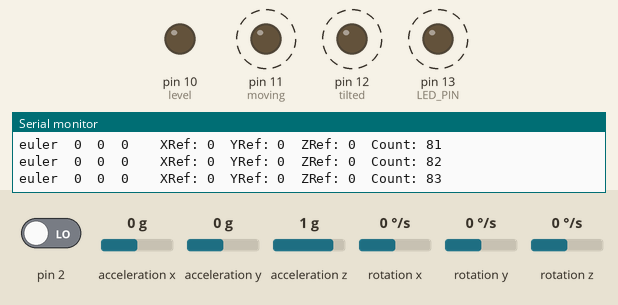
Simulated run of this sketch. Board: Arduino Uno, built with avr-gcc and run on an emulated ATmega328P. Shown: output pins drawn as LEDs (lit = HIGH), the last lines printed to the serial monitor. Dashed ring = blinking. The test bench sets the inputs (shaded band); at power-on: acceleration x 0 g, acceleration y 0 g, acceleration z 1 g, rotation z 0 °/s, pin 2 LOW, rotation x 0 °/s, rotation y 0 °/s. The sensor or clock chip raises its interrupt line as the real part does.

Above: at 1.7 s.
1.8 s: acceleration x set to -1.4 g
At 2.1 s:
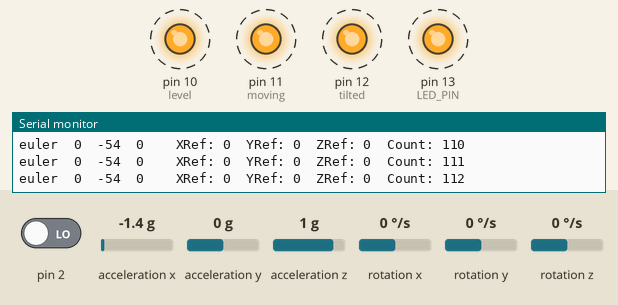
4.8 s: acceleration y set to 0.8 g
At 5.25 s:
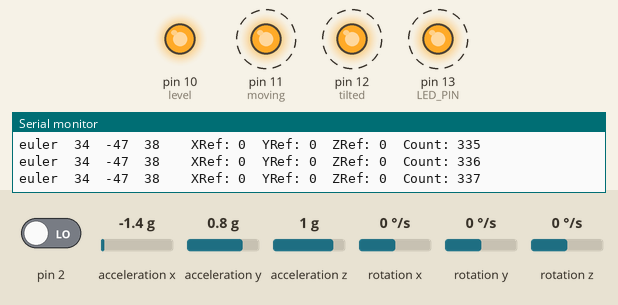
7.8 s: acceleration z set to -1.4 g
10.8 s: rotation z set to -192 °/s
19.8 s: acceleration y set to 0.7 g
At 20.14 s:
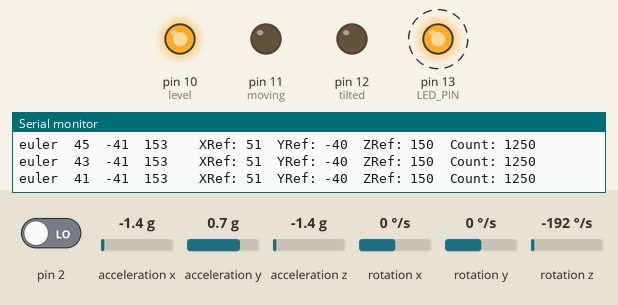
22.8 s: acceleration y set to 0.4 g
At 23.77 s:
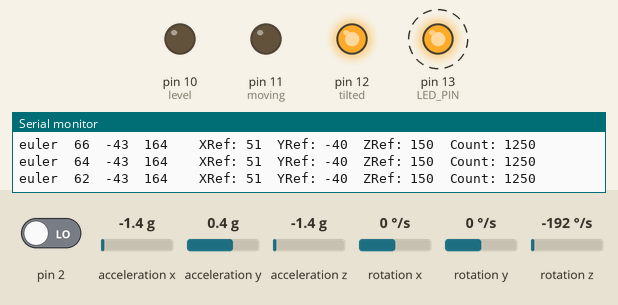
Timing chart, 0 to 26.8 s (numbered marks = the images above; inputs shaded):
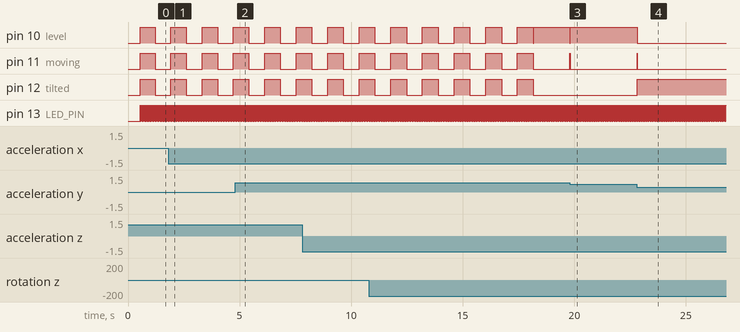

The sketch:

LevelerSensor.ino
```cpp
// I2C device class (I2Cdev) demonstration Arduino sketch for MPU6050 class using DMP (MotionApps v2.0)
// 6/21/2012 by Jeff Rowberg <jeff@rowberg.net>
// Updates should (hopefully) always be available at https://github.com/jrowberg/i2cdevlib

// I2Cdev and MPU6050 must be installed as libraries, or else the .cpp/.h files
// for both classes must be in the include path of your project
#include "I2Cdev.h"

#include "MPU6050_6Axis_MotionApps20.h"
//#include "MPU6050.h" // not necessary if using MotionApps include file

// Arduino Wire library is required if I2Cdev I2CDEV_ARDUINO_WIRE implementation
// is used in I2Cdev.h
#if I2CDEV_IMPLEMENTATION == I2CDEV_ARDUINO_WIRE
    #include "Wire.h"
#endif

// class default I2C address is 0x68
// specific I2C addresses may be passed as a parameter here
// AD0 low = 0x68 (default for SparkFun breakout and InvenSense evaluation board)
// AD0 high = 0x69
MPU6050 mpu;
//MPU6050 mpu(0x69); // <-- use for AD0 high

/* =========================================================================
   NOTE: In addition to connection 3.3v, GND, SDA, and SCL, this sketch
   depends on the MPU-6050's INT pin being connected to the Arduino's
   external interrupt #0 pin. On the Arduino Uno and Mega 2560, this is
   digital I/O pin 2.
 * ========================================================================= */

/* =========================================================================
   NOTE: Arduino v1.0.1 with the Leonardo board generates a compile error
   when using Serial.write(buf, len). The Teapot output uses this method.
   The solution requires a modification to the Arduino USBAPI.h file, which
   is fortunately simple, but annoying. This will be fixed in the next IDE
   release. For more info, see these links:

   http://arduino.cc/forum/index.php/topic,109987.0.html
   http://code.google.com/p/arduino/issues/detail?id=958
 * ========================================================================= */


#define LED_PIN 13 // (Arduino is 13, Teensy is 11, Teensy++ is 6)
#define calibrateCount 1250
bool blinkState = false;
int tilted = 12;    // Red LED
int moving = 11;    // Yellow LED
int level = 10;     // Green LED
int count = 0;      // Counts to a number while calibrating sensor (10 secs)
int refX, refY, refZ;     // Reference value after calibration
int dx, dy, dz, tempx, tempy, tempz;
int accelX, accelY, accelZ;
bool setRef = false;      // false until reference values are set

// MPU control/status vars
bool dmpReady = false;  // set true if DMP init was successful
uint8_t mpuIntStatus;   // holds actual interrupt status byte from MPU
uint8_t devStatus;      // return status after each device operation (0 = success, !0 = error)
uint16_t packetSize;    // expected DMP packet size (default is 42 bytes)
uint16_t fifoCount;     // count of all bytes currently in FIFO
uint8_t fifoBuffer[64]; // FIFO storage buffer

// orientation/motion vars
Quaternion q;           // [w, x, y, z]         quaternion container
VectorInt16 aa;         // [x, y, z]            accel sensor measurements
VectorInt16 aaReal;     // [x, y, z]            gravity-free accel sensor measurements
VectorInt16 aaWorld;    // [x, y, z]            world-frame accel sensor measurements
VectorFloat gravity;    // [x, y, z]            gravity vector
float euler[3];         // [psi, theta, phi]    Euler angle container
float ypr[3];           // [yaw, pitch, roll]   yaw/pitch/roll container and gravity vector

// packet structure for InvenSense teapot demo
uint8_t teapotPacket[14] = { '$', 0x02, 0,0, 0,0, 0,0, 0,0, 0x00, 0x00, '\r', '\n' };


// ================================================================
// ===               INTERRUPT DETECTION ROUTINE                ===
// ================================================================

volatile bool mpuInterrupt = false;     // indicates whether MPU interrupt pin has gone high
void dmpDataReady() {
    mpuInterrupt = true;
}


// ================================================================
// ===                      INITIAL SETUP                       ===
// ================================================================

void setup() {
    // join I2C bus (I2Cdev library doesn't do this automatically)
    #if I2CDEV_IMPLEMENTATION == I2CDEV_ARDUINO_WIRE
        Wire.begin();
        TWBR = 24; // 400kHz I2C clock (200kHz if CPU is 8MHz)
    #elif I2CDEV_IMPLEMENTATION == I2CDEV_BUILTIN_FASTWIRE
        Fastwire::setup(400, true);
    #endif

    // initialize serial communication
    // (115200 chosen because it is required for Teapot Demo output, but it's
    // really up to you depending on your project)
    Serial.begin(57600);
    while (!Serial); // wait for Leonardo enumeration, others continue immediately

    // NOTE: 8MHz or slower host processors, like the Teensy @ 3.3v or Ardunio
    // Pro Mini running at 3.3v, cannot handle this baud rate reliably due to
    // the baud timing being too misaligned with processor ticks. You must use
    // 38400 or slower in these cases, or use some kind of external separate
    // crystal solution for the UART timer.

    // initialize device
    Serial.println(F("Initializing I2C devices..."));
    mpu.initialize();

    // verify connection
    Serial.println(F("Testing device connections..."));
    Serial.println(mpu.testConnection() ? F("MPU6050 connection successful") : F("MPU6050 connection failed"));

    // wait for ready
    Serial.println(F("\nSend any character to begin DMP programming and demo: "));
    while (Serial.available() && Serial.read()); // empty buffer
    Serial.write('j');
    while (Serial.available() && Serial.read()); // empty buffer again

    // load and configure the DMP
    Serial.println(F("Initializing DMP..."));
    devStatus = mpu.dmpInitialize();

    // supply your own gyro offsets here, scaled for min sensitivity
    mpu.setXGyroOffset(220);
    mpu.setYGyroOffset(76);
    mpu.setZGyroOffset(-85);
    mpu.setZAccelOffset(1788); // 1688 factory default for my test chip

    // make sure it worked (returns 0 if so)
    if (devStatus == 0) {
        // turn on the DMP, now that it's ready
        Serial.println(F("Enabling DMP..."));
        mpu.setDMPEnabled(true);

        // enable Arduino interrupt detection
        Serial.println(F("Enabling interrupt detection (Arduino external interrupt 0)..."));
        attachInterrupt(0, dmpDataReady, RISING);
        mpuIntStatus = mpu.getIntStatus();

        // set our DMP Ready flag so the main loop() function knows it's okay to use it
        Serial.println(F("DMP ready! Waiting for first interrupt..."));
        dmpReady = true;

        // get expected DMP packet size for later comparison
        packetSize = mpu.dmpGetFIFOPacketSize();
    } else {
        // ERROR!
        // 1 = initial memory load failed
        // 2 = DMP configuration updates failed
        // (if it's going to break, usually the code will be 1)
        Serial.print(F("DMP Initialization failed (code "));
        Serial.print(devStatus);
        Serial.println(F(")"));
    }

    // configure LED for output
    pinMode(LED_PIN, OUTPUT);
    pinMode(tilted, OUTPUT);
    pinMode(moving, OUTPUT);
    pinMode(level, OUTPUT);
}


// ================================================================
// ===                    MAIN PROGRAM LOOP                     ===
// ================================================================

void loop() {
    // if programming failed, don't try to do anything
    if (!dmpReady) return;

    // wait for MPU interrupt or extra packet(s) available
    while (!mpuInterrupt && fifoCount < packetSize) {
        // other program behavior stuff here
        // .
        // .
        // .
        // if you are really paranoid you can frequently test in between other
        // stuff to see if mpuInterrupt is true, and if so, "break;" from the
        // while() loop to immediately process the MPU data
        // .
        // .
        // .
    }

    // reset interrupt flag and get INT_STATUS byte
    mpuInterrupt = false;
    mpuIntStatus = mpu.getIntStatus();

    // get current FIFO count
    fifoCount = mpu.getFIFOCount();

    // check for overflow (this should never happen unless our code is too inefficient)
    if ((mpuIntStatus & 0x10) || fifoCount == 1024) {
        // reset so we can continue cleanly
        mpu.resetFIFO();
        Serial.println(F("FIFO overflow!"));

    // otherwise, check for DMP data ready interrupt (this should happen frequently)
    } else if (mpuIntStatus & 0x02) {
        // wait for correct available data length, should be a VERY short wait
        while (fifoCount < packetSize) fifoCount = mpu.getFIFOCount();

        // read a packet from FIFO
        mpu.getFIFOBytes(fifoBuffer, packetSize);

        // track FIFO count here in case there is > 1 packet available
        // (this lets us immediately read more without waiting for an interrupt)
        fifoCount -= packetSize;


            // display Euler angles in degrees
            mpu.dmpGetQuaternion(&q, fifoBuffer);
            mpu.dmpGetEuler(euler, &q);
            int xDeg = euler[0] * 180/M_PI;
            int yDeg = euler[1] * 180/M_PI;
            int zDeg = euler[2] * 180/M_PI;
            Serial.print("euler\t");
            Serial.print(xDeg);
            Serial.print("\t");
            Serial.print(yDeg);
            Serial.print("\t");
            Serial.print(zDeg);
            Serial.print("\t");

            Serial.print("\tXRef: ");
            Serial.print(refX);
            Serial.print("\tYRef: ");
            Serial.print(refY);
            Serial.print("\tZRef: ");
            Serial.print(refZ);
            Serial.print("\tCount: ");
            Serial.println(count);


            // display real acceleration, adjusted to remove gravity
            mpu.dmpGetQuaternion(&q, fifoBuffer);
            mpu.dmpGetAccel(&aa, fifoBuffer);
            mpu.dmpGetGravity(&gravity, &q);
            mpu.dmpGetLinearAccel(&aaReal, &aa, &gravity);
//            Serial.print("areal\t");
//            Serial.print(aaReal.x);
//            Serial.print("\t");
//            Serial.print(aaReal.y);
//            Serial.print("\t");
//            Serial.print(aaReal.z);
//            Serial.print("\t");

        // Set acceleration values here
        accelX = aaReal.x;
        accelY = aaReal.y;
        accelZ = aaReal.z;
        dx = abs(accelX) - abs(tempx);
        dy = abs(accelY) - abs(tempy);
        dz = abs(accelZ) - abs(tempz);

        dx = (dx/10);
        int modx = dx%10;
        dx = dx-modx;
        dy = (dy/10);
        int mody = dy%10;
        dy = dy-mody;
        dz = (dz/10);
        int modz = dz%10;
        dz = dz-modz;

        tempx = accelX;
        tempy = accelY;
        tempz = accelZ;

        if(count < calibrateCount) {
          count++;
          if(count%100 < 50) {
            digitalWrite(tilted, HIGH);
            digitalWrite(moving, HIGH);
            digitalWrite(level, HIGH);
          } else {
            digitalWrite(tilted, LOW);
            digitalWrite(moving, LOW);
            digitalWrite(level, LOW);
          }
        } else if (!setRef) {
          // Play a speaker tone when calibrated for feedback?
          refX = xDeg;
          refY = yDeg;
          refZ = zDeg;
          digitalWrite(tilted, LOW);
          digitalWrite(moving, LOW);
          digitalWrite(level, LOW);
          setRef = true;
        } else {
          if(abs(dx) > 20 || abs(dy) > 20 || abs(dz) > 20) {
            digitalWrite(tilted, LOW);
            digitalWrite(moving, HIGH);
            digitalWrite(level, LOW);
          } else if(abs(abs(zDeg)-abs(refZ)) < 8) {       //abs(abs(xDeg)-abs(refX)) < 8 &&
            digitalWrite(tilted, LOW);
            digitalWrite(moving, LOW);
            digitalWrite(level, HIGH);
          } else {
            digitalWrite(tilted, HIGH);
            digitalWrite(moving, LOW);
            digitalWrite(level, LOW);
          }
          /*
          else if(abs(abs(xDeg)-abs(refX)) > 15) {
            digitalWrite(tilted, HIGH);
            digitalWrite(moving, LOW);
            digitalWrite(level, LOW);
          }
           */
        }


        // blink LED to indicate activity
        blinkState = !blinkState;
        digitalWrite(LED_PIN, blinkState);
    }
}
```

Measured:
- the behaviour switches between 0.6 and 0.5 g on acceleration y (found by bisection; images 3 and 4)
- after the input at 19.8 s, pin 10 (level): HIGH → LOW at once, → HIGH 0.01 s later; pin 11 (moving): LOW → HIGH at once, → LOW 0.01 s later
- after the input at 22.8 s, pin 10 (level): HIGH → LOW at once; pin 11 (moving): LOW → HIGH at once, → LOW 0.01 s later; pin 12 (tilted): LOW → HIGH at once
- by itself, pin 11 (moving), pin 12 (tilted): alternates HIGH for 0.71 s and LOW for 0.71 s, 11 changes in all, then stays LOW
- by itself, pin 13 (LED_PIN): alternates HIGH for 0.01 s and LOW for 0.01 s
